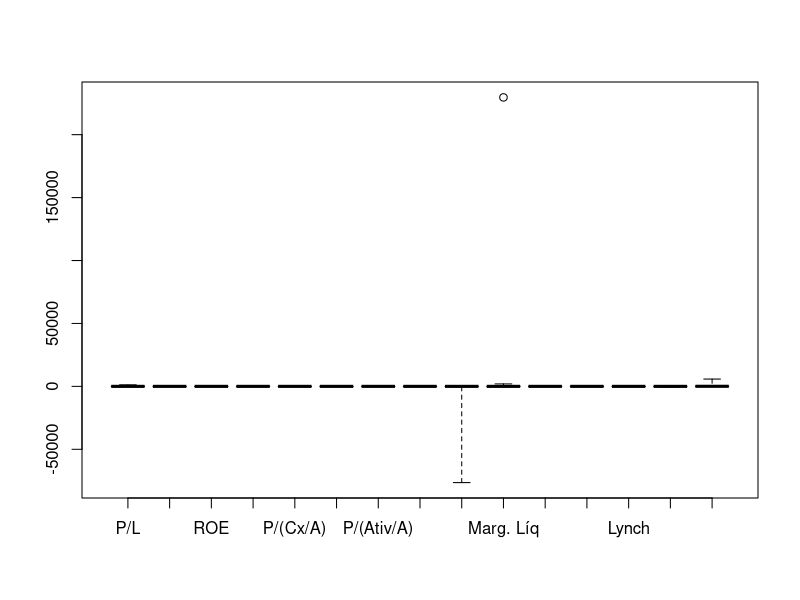
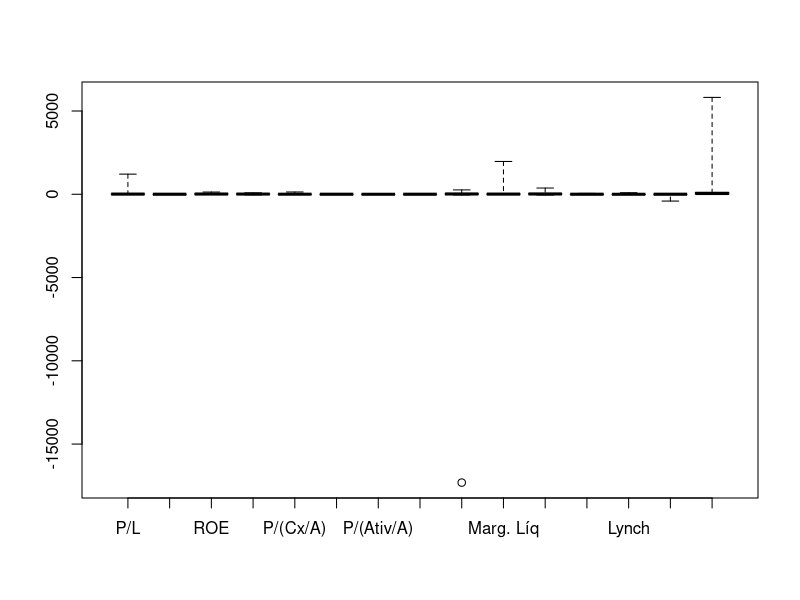
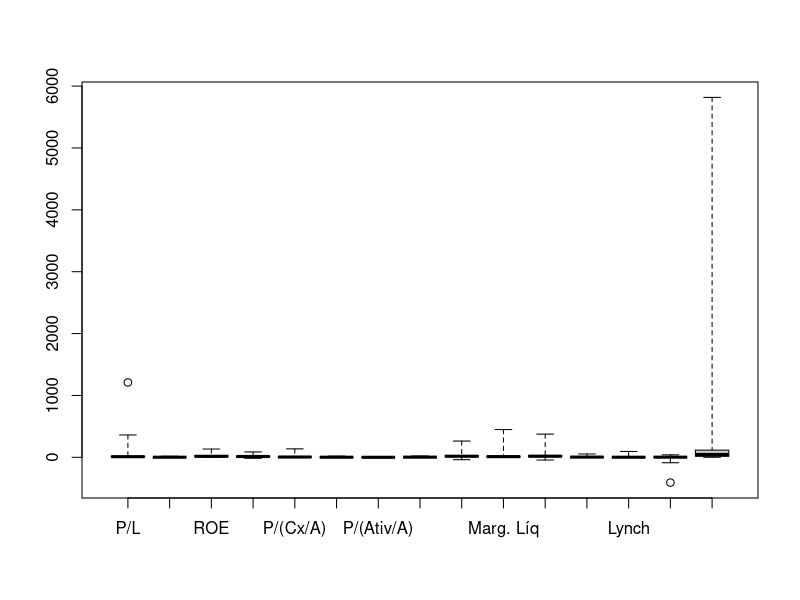
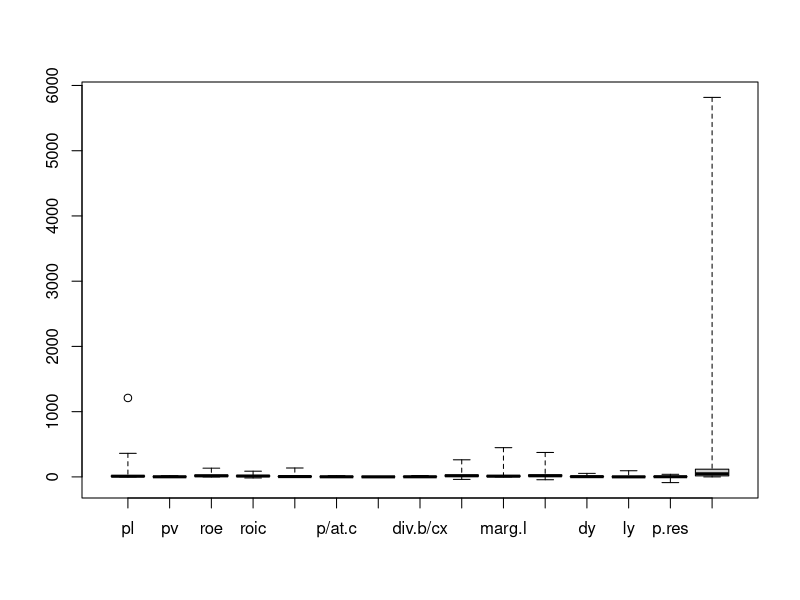
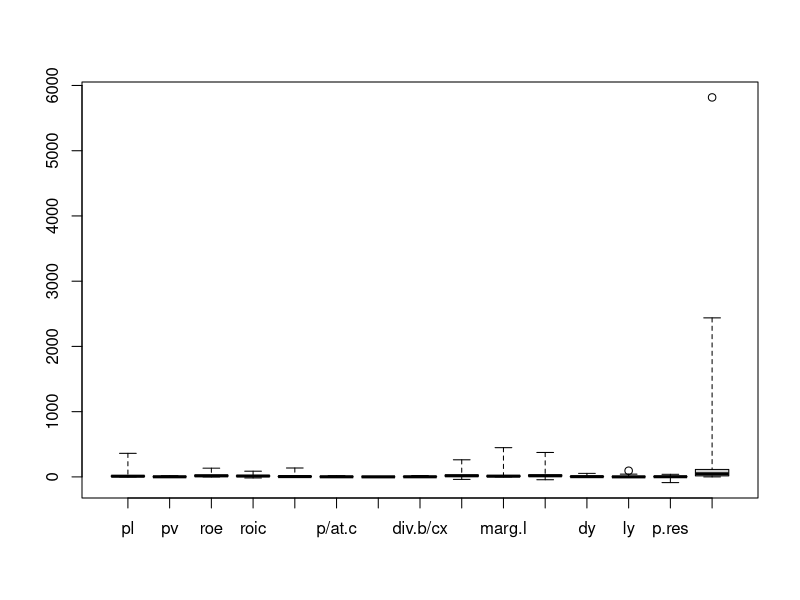
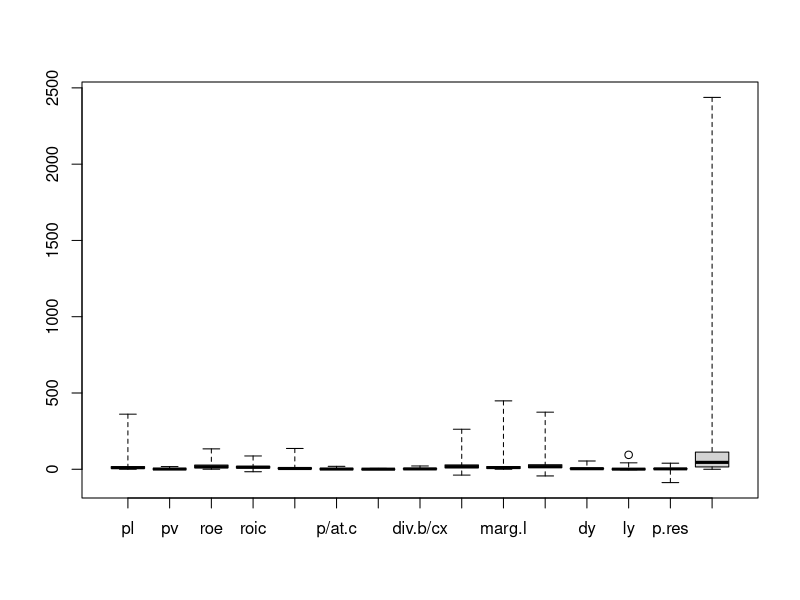
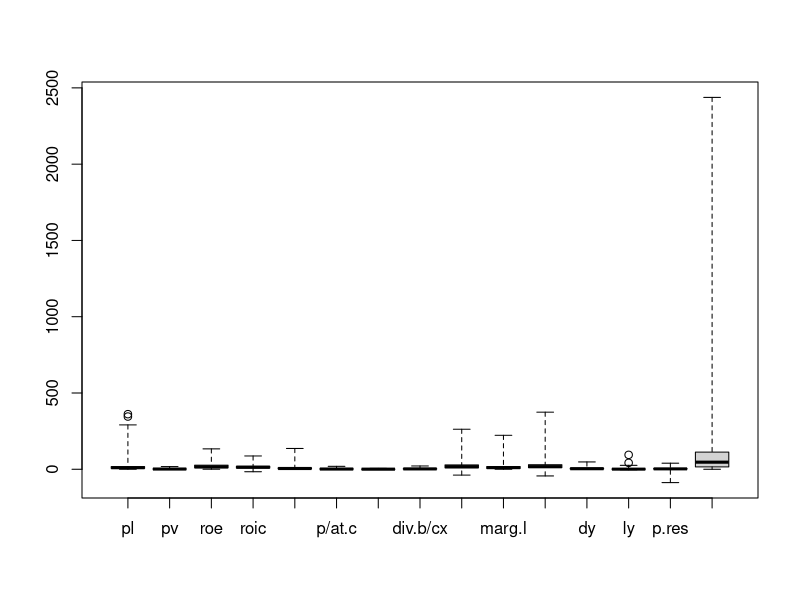
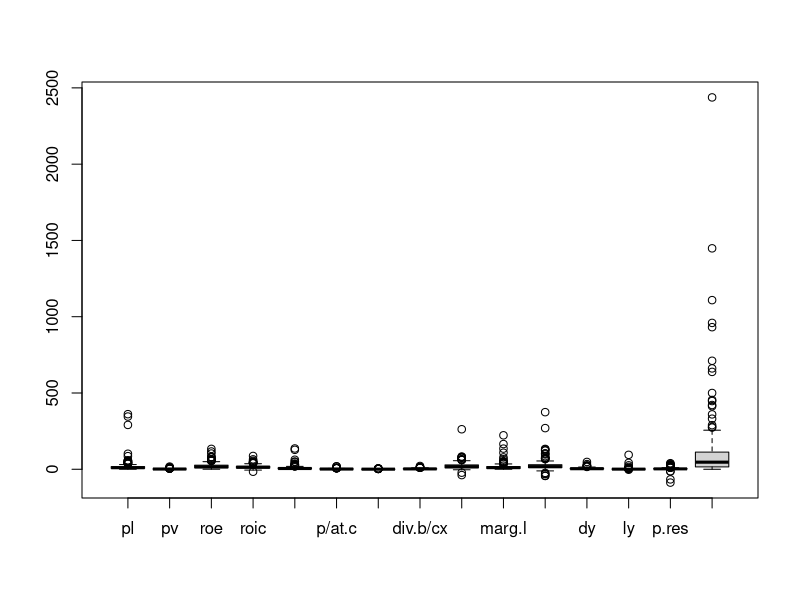

The R source for these figures, in order: (Note: this script raises an error after producing the figures.)
library(tidyverse)
library(gridExtra)


df_tri = read.csv("data/acoesb3.csv")

df_day = read.csv("data/acoesb3cot.csv")


#gridExtra::grid.table(df_day %>% slice(1:20)) # para plotar o db

ult_cot = cod = cotAtual = divY = c()
  
  for (i in 1:length(df_day[,"ultCot"])){
    if (df_day[i,"cod"] %in% cod){
      j = match(df_day[i,"cod"], cod)
        if (df_day[i,"ultCot"]>df_day[j,"ultCot"]){
          ult_cot = ult_cot[-j]; cod = cod[-j]; cotAtual = cotAtual[-j];
          divY = divY[-j]
          
          ult_cot = c(ult_cot, df_day[i,"ultCot"])
          cod = c(cod, df_day[i,"cod"])
          cotAtual = c(cotAtual, df_day[i,"cotAtual"])
          divY = c(divY, df_day[i, "divYield"])
        }
    } else {
      ult_cot = c(ult_cot, df_day[i,"ultCot"])
      cod = c(cod, df_day[i,"cod"])
      cotAtual = c(cotAtual, df_day[i,"cotAtual"])
      divY = c(divY, df_day[i, "divYield"])
    }
    
    
  }
  df_day_fil = data.frame(cod, cotAtual, divY, ult_cot)

  
  ult_bal = codigo = roic = cres_rec5 = n_ac = divb = disp = ativc = c();
  ativ = patl = recl12 = ebit12 = Lucl12 = recl3 = c()
  
  ult_cot_t = cotAtual_t = divY_t = c()
  for (i in 1:length(df_tri[,"ultBal"])){
    if (df_tri[i,"ultBal"] == "2022-09-30"){
      j = match(df_tri[i,"codigo"], cod)
      ult_cot_t = c(ult_cot_t, ult_cot[j])
      cotAtual_t = c(cotAtual_t, cotAtual[j])
      ult_bal =  c(ult_bal, df_tri[i,"ultBal"])
      codigo = c(codigo, df_tri[i,"codigo"])
      roic = c(roic, df_tri[i,"roic"])
      cres_rec5 = c(cres_rec5, df_tri[i,"cresRec5a"])
      divY_t = c(divY_t, divY[j])
      n_ac = c(n_ac, df_tri[i,"nAcoes"])
      divb = c(divb, df_tri[i,"divBruta"])
      disp = c(disp, df_tri[i,"disponib"])
      ativc = c(ativc, df_tri[i,"ativCirc"])
      ativ = c(ativ, df_tri[i,"ativos"])
      patl = c(patl, df_tri[i,"patLiq"])
      recl12 = c(recl12, df_tri[i,"recLiq12m"])
      ebit12 = c(ebit12, df_tri[i,"ebit12m"])
      Lucl12 = c(Lucl12, df_tri[i,"LucLiq12m"])
      recl3 = c(recl3, df_tri[i,"recLiq3m"])
  }
}
ult_bal_dates = c()
for (i in df_tri[,"ultBal"]){
  if (i %in% ult_bal_dates){}
  else{
    ult_bal_dates = c(ult_bal_dates, i)
  }
}
per = c()
for (i in length(df_tri[,"ultBal"])){
  j = match(df_tri[i,"ultBal"], ult_bal_dates)
    per = c(per,data.frame(ult_bal, codigo, roic, cres_rec5, n_ac, divb, disp,
                           ativc, ativ, patl, recl12, ebit12, Lucl12, recl3))
}

df_tri_3t22 = data.frame(ult_cot_t, cotAtual_t, ult_bal, codigo, roic, cres_rec5,
                         divY_t, n_ac, divb, disp,
                         ativc, ativ, patl, recl12, ebit12, Lucl12, recl3,
                         row.names = codigo)

for (c in 1:length(df_tri_3t22[1,])){
  for (r in 1:length(df_tri_3t22[,1])){
    if (df_tri_3t22[r,c]<0){
      print(c(row.names(df_tri_3t22)[r],colnames(df_tri_3t22)[c]))
    }
  }
}

#gridExtra::grid.table(df_tri_3t22 %>% slice(1:20))


pl = round(cotAtual_t/(Lucl12/n_ac), 2)
pv = round(cotAtual_t/(patl/n_ac), 2)
roe = round((Lucl12/patl)*100, 2)
roic = round(roic, 2)
p_cxa = round(cotAtual_t/(disp/n_ac), 2)
p_ativc = round(cotAtual_t/(ativc/n_ac), 2)
p_ativ = round(cotAtual_t/(ativ/n_ac), 2)
div_cxa = round(divb/disp, 2)
marg_ebit = round((ebit12/recl12)*100, 2)
marg_liq = round((Lucl12/recl12)*100, 2)
cres_rec5 = round(cres_rec5, 2)
divY_t = round(divY_t, 2)
lynch = round((divY_t+(cres_rec5/5))/pl, 2)
per_res = round(disp/(recl12/12 - Lucl12/12), 2)
div_lucm = round(divb/(Lucl12/12), 2)


crit = data.frame(pl ,pv ,roe ,roic ,p_cxa ,p_ativc ,p_ativ , div_cxa,
                  marg_ebit ,marg_liq ,cres_rec5 ,divY_t ,lynch ,per_res ,
                  div_lucm, row.names = codigo)


rmv_inf_values_row = function(df){
  for (r in 1:length(df[,1])){
    if (is.na(match(Inf, df[r,])) || is.na(match(Inf, df[r,]))){
      
    } else {
      df = df[-r,]
    }
    
  }
  return(df)
}

rmv_neg_pl = function(df){
  pl_neg = c()
  col_i = match("P/L",colnames(df))
  len = length(df[,col_i])
  for (r in 1:len){
    if (!is.na(df[r,col_i])){
      if (df[r,col_i] < 0){
        pl_neg = c(pl_neg,(df[r,"P/L"]))
      }
    }
  }
  
  for (i in pl_neg) {
    if (i %in% df[,col_i]){
      df = df[-match(i,df[,col_i]),]
    }
  }
  return(df)
}

rmv_neg_pvpa = function(df){
  pvpa_neg = c()
  col_i = match("P/VPA",colnames(df))
  len = length(df[,col_i])
  for (r in 1:len){
    if (!is.na(df[r,col_i])){
      if (df[r,col_i] < 0){
        pvpa_neg = c(pvpa_neg,df[r,"P/VPA"])
      }
    }
  }
  for (i in pvpa_neg) {
    if (i %in% df[,col_i]){
      df = df[-match(i,df[,col_i]),]
    }
  }
  return(df)
}

colnames(crit) = c("P/L", "P/VPA",
                   "ROE",
                   "ROIC",
                   "Preço/(Caixa/Ação)", "Preço/(Ativos Circulantes/Ação)",
                   "Preço/(Ativos/Ação)", "Dív Bruta/Caixa", "Mar. EBITDA",
                   "Marg. Líquida", "Cresc. Rec. (5 Anos)",
                   "Dividendyield", "Lynch",
                   "Per. Resistência",
                   "Dív. Bruta/Lucro Mensal")

crit = rmv_inf_values_row(crit)
length(crit[,1])
crit = rmv_neg_pl(crit)
length(crit[,1])
crit = rmv_neg_pvpa(crit)
length(crit[,1])


#gridExtra::grid.table(crit %>% slice(1:20))

apply(crit, 2, shapiro.test)

emp_lucpat_neg = c()
for(r in 1:length(df_tri_3t22[,1])){
  if(df_tri_3t22[r,'Lucl12'] < 0 && df_tri_3t22[r,'patl'] < 0){
    emp_lucpat_neg = c(emp_lucpat_neg, df_tri_3t22[r, 'codigo'])
    }
}

length(emp_lucpat_neg)
roe_err = c()
for (r in emp_lucpat_neg){
  roe_err = c(roe_err,(df_tri_3t22[r,"Lucl12"]/df_tri_3t22[r,'patl'])*100)
}

emp_lucpat_neg[match(max(roe_err), roe_err)] ## empresa com o maior roe falso


## retirando os roes falsos

length(crit[,1])

for (r in 1:length(crit$ROE)){
  if (row.names(crit)[r] %in% emp_lucpat_neg){
    print(row.names(crit)[r]) #empresa retirada (tinha passado pelos
                              #2 filtros anteriores)
    crit = crit[-r,]
  }
}

length(crit[,1])

boxplot(names = c("P/L", "P/VPA", "ROE", "ROIC", "P/(Cx/A)", "P/(Ativ Circ/A)",
                  "P/(Ativ/A)", "Dív Bruta/Cx", "Mar. EBIT", "Marg. Líq",
                  "Cresc.Rec.5A", "Dividendyield", "Lynch", "Per.Res",
                  "Dív.Br/Luc Mens"), crit, outline = T, range = 5500)


## Retirando max(marg. liq)

row.names(crit)[match(max(crit$`Marg. Líquida`),crit$`Marg. Líquida`)]

crit = crit[-match(max(crit$`Marg. Líquida`), crit$`Marg. Líquida`),]

boxplot(names = c("P/L", "P/VPA", "ROE", "ROIC", "P/(Cx/A)", "P/(Ativ Circ/A)",
                  "P/(Ativ/A)", "Dív Bruta/Cx", "Mar. EBIT", "Marg. Líq",
                  "Cresc.Rec.5A", "Dividendyield", "Lynch", "Per.Res",
                  "Dív.Br/Luc Mens"), crit, outline = T, range = 700)


## retirando min(marg. ebitda)

row.names(crit)[match(min(crit$`Mar. EBITDA`),crit$`Mar. EBITDA`)]

crit = crit[-match(min(crit$`Mar. EBITDA`), crit$`Mar. EBITDA`),]

boxplot(names = c("P/L", "P/VPA", "ROE", "ROIC", "P/(Cx/A)", "P/(Ativ Circ/A)",
                  "P/(Ativ/A)", "Dív Bruta/Cx", "Mar. EBIT", "Marg. Líq",
                  "Cresc.Rec.5A", "Dividendyield", "Lynch", "Per.Res",
                  "Dív.Br/Luc Mens"), crit, outline = T, range = 100)

## retirando min(per/resist)

row.names(crit)[match(min(crit$`Per. Resistência`),crit$`Per. Resistência`)]

crit = crit[-match(min(crit$`Per. Resistência`), crit$`Per. Resistência`),]

boxplot(names = c("pl", "pv", "roe", "roic", "p/cx", "p/at.c",
"p/at", "div.b/cx", "marg.eb", "marg.l", "cres.rec",
"dy", "ly", "p.res", "div.b/luc.m"), crit, outline = T,
range = 70)

## retirando max(P/L)

row.names(crit)[match(max(crit$`P/L`),crit$`P/L`)]

crit = crit[-match(max(crit$`P/L`), crit$`P/L`),]

boxplot(names = c("pl", "pv", "roe", "roic", "p/cx", "p/at.c",
                  "p/at", "div.b/cx", "marg.eb", "marg.l", "cres.rec",
                  "dy", "ly", "p.res", "div.b/luc.m"), crit, outline = T,
        range = 50)

## retirando max(Div/Lucm)

row.names(crit)[match(max(crit$`Dív. Bruta/Lucro Mensal`),crit$`Dív. Bruta/Lucro Mensal`)]

crit = crit[-match(max(crit$`Dív. Bruta/Lucro Mensal`), crit$`Dív. Bruta/Lucro Mensal`),]

boxplot(names = c("pl", "pv", "roe", "roic", "p/cx", "p/at.c",
                  "p/at", "div.b/cx", "marg.eb", "marg.l", "cres.rec",
                  "dy", "ly", "p.res", "div.b/luc.m"), crit, outline = T,
        range = 50)

marg.l = crit$`Marg. Líquida`
marg.l_rmv_max = c()
for (i in sort(marg.l)){
  if (i != max(marg.l)){
    marg.l_rmv_max = c(marg.l_rmv_max,i)
  }
}
rng_max_mrg_l_s = c(max(marg.l),max(marg.l_rmv_max))
range(rng_max_mrg_l_s); range(marg.l_rmv_max)
(range(rng_max_mrg_l_s)[2]-range(rng_max_mrg_l_s)[1])/(range(marg.l_rmv_max)[2]-range(marg.l_rmv_max)[1]) ## > 1

## retirando max(marg.l)

row.names(crit)[match(max(crit$`Marg. Líquida`),crit$`Marg. Líquida`)]

crit = crit[-match(max(crit$`Marg. Líquida`), crit$`Marg. Líquida`),]

boxplot(names = c("pl", "pv", "roe", "roic", "p/cx", "p/at.c",
                  "p/at", "div.b/cx", "marg.eb", "marg.l", "cres.rec",
                  "dy", "ly", "p.res", "div.b/luc.m"), crit, outline = T,
        range = 26)

boxplot(names = c("pl", "pv", "roe", "roic", "p/cx", "p/at.c",
                  "p/at", "div.b/cx", "marg.eb", "marg.l", "cres.rec",
                  "dy", "ly", "p.res", "div.b/luc.m"), crit, outline = T,
        range = 1.5)


rmv_outl = function(df){
  outlr = c()
  outlc = c()
  for (c in 1:length(df[1,])) {
    for (r in 1:length(df[,c])){
      q1p = (length(df[,c])+1)/4 ## regra 1
        if (q1p%%1!=0){
          if(q1p%%1%%0.5!=0){
            q1p = round(q1p,0) ## regra 3
            q1v = sort(df[,c])[q1p]
          } else {
            q1v = mean(sort(df[,c])[q1p-0.5],sort(df[,c])[q1p+0.5]) ## regra 2
          }
        }
      q1v = sort(df[,c])[q1p]
      q3p = 3*(length(df[,c])+1)/4 ## regra 1
      if (q3p%%1!=0){
        if(q3p%%1%%0.5!=0){
          q3p = round(q3p,0) ## regra 3
          q3v = sort(df[,c])[q3p]
        } else {
          q3v = mean(sort(df[,c])[q3p-0.5],sort(df[,c])[q3p+0.5]) ## regra 2
        }
      }
      q3v = sort(df[,c])[q3p]
      iqr = q3v - q1v
      rang = 20
      if (!is.na(df[r,c] - q3v > rang*iqr)&&!is.na(q1v - df[r,c] > rang*iqr)){
        if (df[r,c] - q3v > rang*iqr || q1v - df[r,c] > rang*iqr){
        outlr = c(outlr,row.names(df)[r])
        print(row.names(df)[r])
        outlc = c(outlc, colnames(df)[c])
        print(colnames(df)[c])
        print(df[r,c])
        }
      }
    }
  }
  outlr_nrep = c()
  for (i in 1:length(outlr)){
    if (outlr[i] %in% outlr_nrep){
      
    } else{
      outlr_nrep = c(outlr_nrep, outlr[i])
    }
  }
  for (cod in outlr_nrep){
    df = df[-match(cod, row.names(df)),]
  }
  return(df)
}

length(crit[,1])
crit = rmv_outl(crit)
length(crit[,1])

crit = rmv_outl(crit)
length(crit[,1])

crit = rmv_outl(crit)
length(crit[,1])

crit = rmv_outl(crit)
length(crit[,1])

crit = rmv_outl(crit)
length(crit[,1])


boxplot(names = c("P/L", "P/VPA", "ROE", "ROIC", "P/(Cx/A)", "P/(Ativ Circ/A)",
                  "P/(Ativ/A)", "Dív Bruta/Cx", "Mar. EBIT", "Marg. Líq",
                  "Cresc.Rec.5A", "Dividendyield", "Lynch", "Per.Res",
                  "Dív.Br/Luc Mens"), crit, outline = T, range = 4)


nor = function(vec){
  vecn = c()
  for (i in vec){
    vecn = c(vecn, (i - min(vec))/(max(vec)-min(vec)))
  }
  return(vecn)
}
